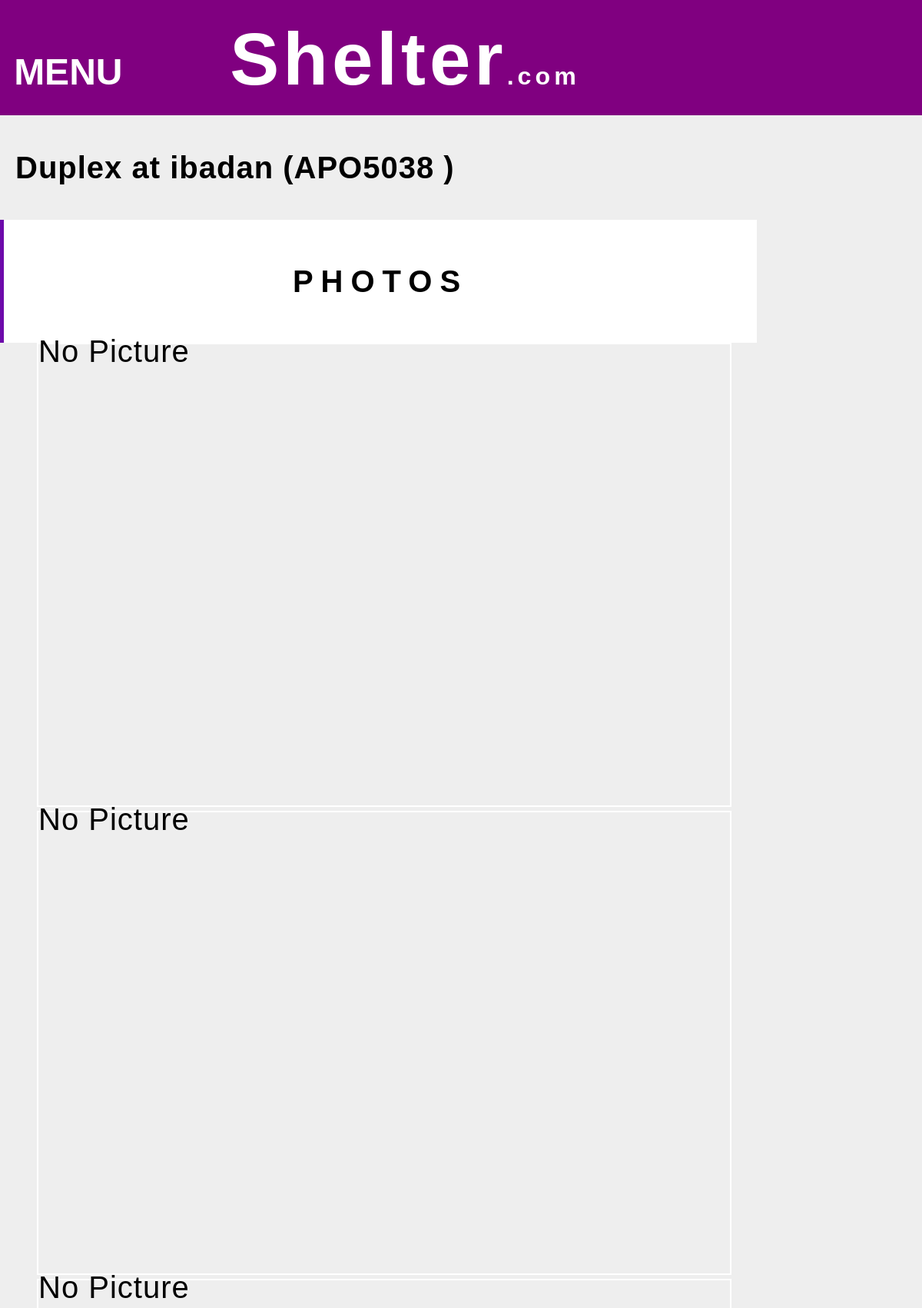
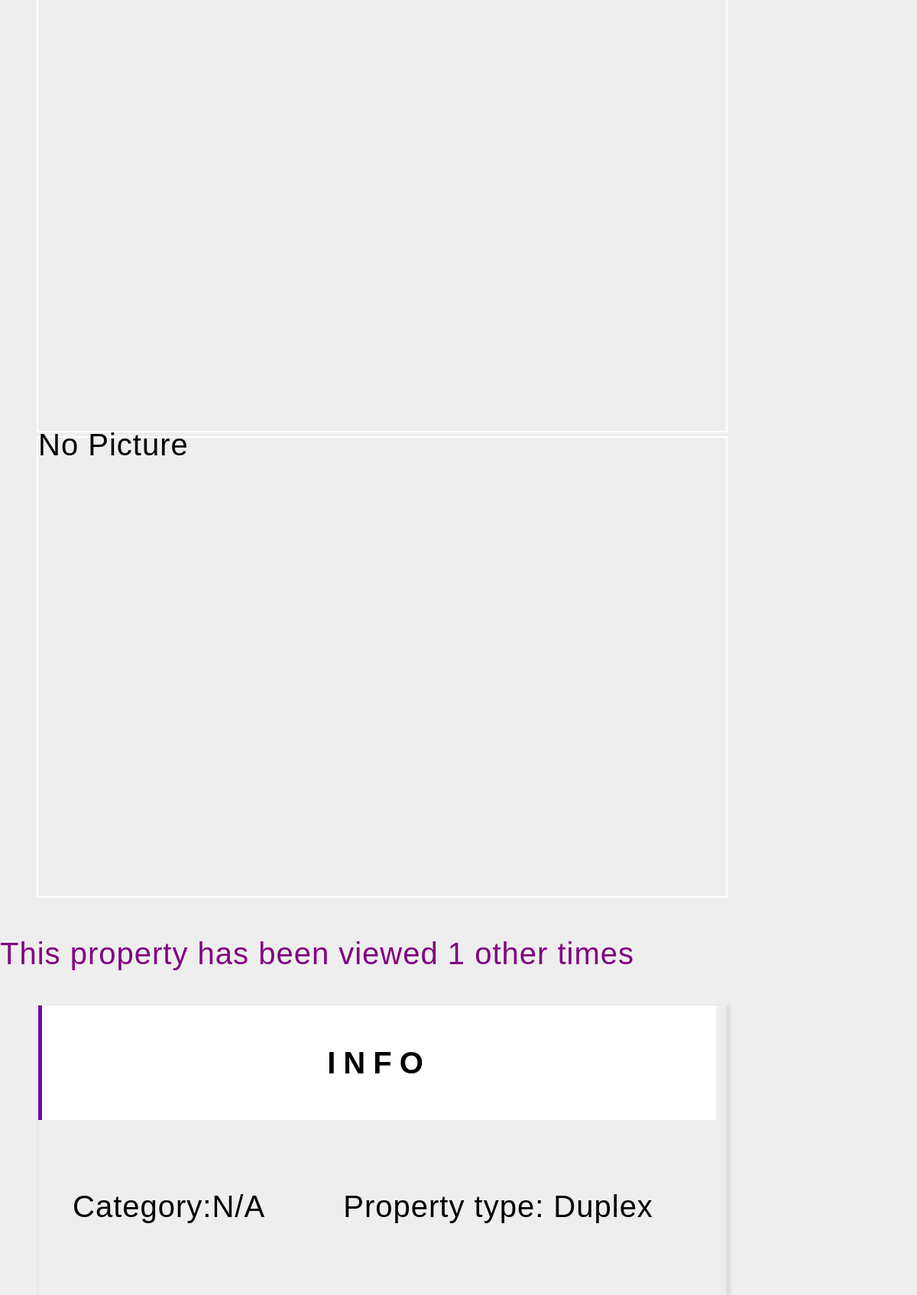
Page /properties/APO5038-Duplex-ibadan/index.php (upper part) on the committed database (2 pictures, top to bottom).
### tables this page shows
CREATE TABLE `properties` (
  `property_ID` char(20) NOT NULL,
  `directory` varchar(200) NOT NULL,
  `type` char(20) NOT NULL,
  `location` varchar(100) NOT NULL,
  `rent` mediumint(10) NOT NULL,
  `min_payment` char(20) NOT NULL,
  `bath` tinyint(2) NOT NULL,
  `toilet` tinyint(2) NOT NULL,
  `pumping_machine` char(5) NOT NULL,
  `borehole` char(5) NOT NULL,
  `well` char(5) NOT NULL,
  `tiles` char(5) NOT NULL,
  `parking_space` char(5) NOT NULL,
  `electricity` tinyint(3) NOT NULL,
  `road` tinyint(3) NOT NULL,
  `socialization` tinyint(3) NOT NULL,
  `security` tinyint(3) NOT NULL,
  `description` varchar(250) NOT NULL,
  `uploadby` char(20) NOT NULL,
  `date_uploaded` datetime NOT NULL,
  `timestamp` int(20) NOT NULL,
  `views` int(10) NOT NULL
);

### properties/detail.php (the view, shortened to what this page needs)
<div class="main-content">
<?php
	$getdetails = mysql_query("SELECT * FROM properties WHERE (property_ID='".$ID."')");
	if($getdetails and mysql_num_rows($getdetails)==1){
$detail = mysql_fetch_array($getdetails,MYSQL_ASSOC);
$type = $detail['type'];
$location =$detail['location'];
$bath = $detail['bath'];
$loo = $detail['toilet'];
$views = $detail['views'];
	}
	else{
		echo "<br/><br/><div class=\"no-property\">No property with the ID <b>".$ID."</b>. It may have been deleted or banned.<br/>If you think this is an error, please  <a href=\"\">Report Now</a></div>";
		mysql_close($db_connection);
		exit();
	}
function checkForImage($imgName){
	if(file_exists($imgName)){
		$image = "<div class=\"photo-container\"><img alt=\"Not Available\" class=\"property-photo\" src=\"".$imgName."\"/></div>";
		}else
		{
			$image = "";
		}
		return $image;
}
?>
<div style="margin-left:20px">
<p><strong><?php echo "$type at $location ($ID )";?></strong></p>
</div>
<div id="image-tray">
<div id="photos-container">
<h4 class="container-headers">PHOTOS</h4>
<?php
echo (checkForImage($ID.'_01.png') != "" ? checkForImage($ID.'_01.png')  : "<div class=\"photo-container\">No Picture</div>");
echo (checkForImage($ID.'_02.png') != "" ? checkForImage($ID.'_02.png')  : "<div class=\"photo-container\">No Picture</div>");
echo (checkForImage($ID.'_03.png') != "" ? checkForImage($ID.'_03.png')  : "<div class=\"photo-container\">No Picture</div>");
echo (checkForImage($ID.'_04.png') != "" ? checkForImage($ID.'_04.png')  : "<div class=\"photo-container\">No Picture</div>");
?>
</div>
</div>
<p style="color:purple"><?php echo" This property has been viewed  $views other times" ?></p>
<div id="detail-tray">
<div id="info-container">
<h4 class=" container-headers">INFO</h4>
<div id="info">
<ul class="no-padding-ul">
<li class="info-list">Category:N/A</li>
<li class="info-list">Property type: <?php echo $type?></li>
<li  class="info-list"><button class="info-btn">(<?php echo $bath ?>)Bathroom(s)</button><button class="info-btn">(<?php echo $loo ?>)Toilet(s)</button></li>
</ul>
</div>
</div>
</div>
</div>

### css/general.css (style rules this page uses)
html { font-size: 16px; font-weight:normal; line-height:1.2em; }
html,button,input,select,option { font-family: Helvetica,Georgia,"Century Gothic",Arial,sans-serif; }
h1,h2,h3,h4,h5,h6 { line-height:150%; }
ul.no-padding-ul { padding:0px; }
@media only screen and (min-device-width: 300px) and (max-device-width: 1000px) { body { max-width:1000px; min-width:300px; } }
@media only screen and (min-device-width: 300px) and (max-device-width: 1000px) { body { font-size:250%; letter-spacing: 1px; } }
@media only screen and (min-device-width: 300px) and (max-device-width: 1000px) { p,h1,h2,h3,h4,h5,h6,span,li,.inline-block,.inline-block-fullwidth { display:inline-block; max-height:1000px; } }
@media only screen and (min-device-width: 300px) and (max-device-width: 1000px) { div.main-content { width:100%; font-size:100%; } }
body { margin: 0px; }
div.top-nav-bar,body { width:100%; }
p,a,li,label { line-height:1.4em; }
body.pic-background { background-color:#eeeeee; }
.container-headers { display:inline-block; background-color:white; border-left:5px solid #6D0AAA; text-align:center; width:88%; margin:auto; padding:5%; letter-spacing:10px; }

### css/details_styles.css (style rules this page uses)
@media only screen and (min-device-width: 300px) and (max-device-width: 1000px) { div.photo-container { display:block; width:90%; margin:auto; margin-bottom:5px; height:600px; border: 2px solid white; } }
@media only screen and (min-device-width: 300px) and (max-device-width: 1000px) { div#detail-tray { width:100%; font-size:100%; } }
@media only screen and (min-device-width: 300px) and (max-device-width: 1000px) { #images-container,#info-container,#facilities-container,#rating-container,#agent-info-container { font-size:100%; width:90%; margin:auto; margin-bottom:0px; box-shadow:3px 3px 3px 3px #DDD; } }
@media only screen and (min-device-width: 300px) and (max-device-width: 1000px) { li.info-list,li.facilities-list,li.contact-list { list-style-type:none; padding:5%; } }

### rows in the picture
properties: type "Duplex", location "ibadan", views "1"

### other values in the picture
$ID "APO5038"
